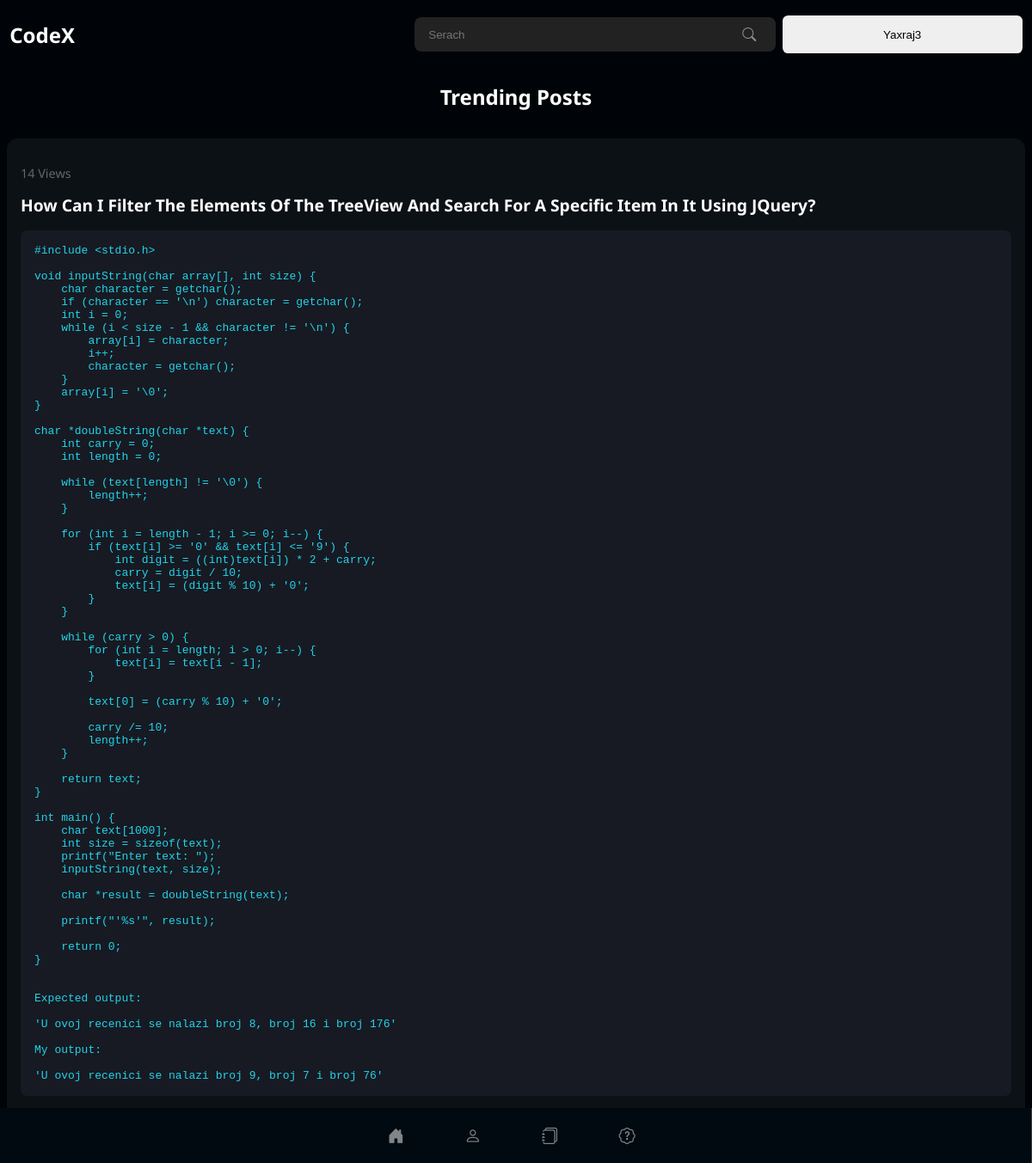
/articles (signed in), run on the app's committed database.
### app.py (models this page shows, shortened)
class User(UserMixin, db.Model):
    id = db.Column(db.Integer, primary_key=True)
    username = db.Column(db.String(30), unique=True)
    email = db.Column(db.String(50), unique=True)
    password = db.Column(db.String(80))
    dob = db.Column(db.Integer)
    tech_stack = db.Column(db.String(80))
    bio = db.Column(db.Text(500))
    occupation = db.Column(db.String(80))
    location = db.Column(db.String(80))
    profile_pic = db.Column(db.String(80), default='default.png')
    github = db.Column(db.String(80))
    linkedin = db.Column(db.String(80))
    twitter = db.Column(db.String(80))
    facebook = db.Column(db.String(80))
    instagram = db.Column(db.String(80))
    website = db.Column(db.String(80))
    created_at = db.Column(db.DateTime, default=datetime.utcnow)
    status = db.Column(db.String(80), default='active')

class Articles(db.Model):
    article_id = db.Column(db.Integer, primary_key=True)
    title = db.Column(db.String(200), nullable=False)
    description = db.Column(db.Text, nullable=False)
    code_snippet = db.Column(db.Text, nullable=True)
    post_by = db.Column(db.String(200), nullable=False)
    date_time = db.Column(db.DateTime, default=datetime.utcnow)
    likes = db.Column(db.Integer, default=0)
    genre = db.Column(db.String(200), nullable=True)
    tags = db.Column(db.String(200), nullable=True)
    views = db.Column(db.Integer, default=0)
    updated_at = db.Column(db.DateTime, onupdate=datetime.utcnow)
    status = db.Column(db.String(200), nullable=False, default='draft')

### app.py (the view)
@app.route("/articles", methods=['GET', 'POST'])
def articles():
    AllArticles = Articles.query.all()
    return render_template("articles.html", allArticles=AllArticles)

### app.py (called while the page is built)
@login_manager.user_loader
def load_user(user_id):
    return User.query.get(int(user_id))

### templates/articles.html (shortened to what this page needs)
{% extends 'base.html' %}
{% block title %} Articles {% endblock title %} {% block bodyblock %}
<div class="wrapper">
    {% include 'sidebar.html' %}
<div class="articles-div-main">
    <h2 style="color: #fff; ">Trending Posts</h2>
    {% for article in allArticles %}
  <div class="article-card" style="width: 100%;">
    <a style="text-decoration: none;" href="/article/{{article.article_id}}">
      <div class="top-bar">
        <span class="views">{{ article.views }} Views</span>
        <div class="buttons">
        </div></div
    >
    <h2 class="title">{{ article.title }}</h2>
    <pre class="code-snippet">{{ article.code_snippet }}</pre>
    <p class="posted-by">
    </p>
    <p class="status"><strong>Status:</strong> {{ article.status }}</p>
  </div></a>
  {% endfor %}
</div></div>
{% endblock bodyblock %}

### templates/base.html (shortened to what this page needs)
<!DOCTYPE html>
<html lang="en">
  <head>
    <link rel="stylesheet" href="../static/styles/style.css" />
    <link
      rel="stylesheet"
      href="https://cdn.jsdelivr.net/npm/bootstrap-icons@1.11.2/font/bootstrap-icons.min.css"
    />
  </head>
  <body>
    <div class="navbar">
      <div class="left">
        <div class="logo">
          <h2 style="color: #fff">CodeX</h2>
        </div>
      </div>
      <div class="right">
        <div class="search">
          <input type="text" placeholder="Serach" /><i class="bi bi-search"></i>
        </div>
        <div class="buttons">
          <button class="login-btn">
            {% if current_user.is_authenticated %}<a
              style="text-decoration: none; color: #000"
              href="/profile"
            >
              {{ current_user.username }}</a
            >
            {% else %}
            <a style="text-decoration: none; color: #000" href="/login"
              >Sign In</a
            >
            {% endif %}
          </button>
        </div>
      </div>
    </div>
    {% block bodyblock %} {% endblock bodyblock %}
  </body>
</html>

### static/styles/style.css (style rules this page uses)
* { margin: 0; padding: 0; box-sizing: border-box; }
body { background-color: #000408; font-family: "Noto Sans", sans-serif; overflow-x: hidden; }
.navbar { width: 100%; height: 5rem; z-index: 999999999; padding: 0rem 3rem; display: flex; align-items: center; justify-content: space-between; position: fixed; background-color: #000408; }
.navbar .left { width: 30%; height: 100%; display: flex; justify-content: flex-end; align-items: center; }
.navbar .left .logo { width: 100%; height: 100%; display: flex; justify-content: flex-start; align-items: center; }
.navbar .right { width: 30%; height: 100%; display: flex; align-items: center; justify-content: flex-end; }
.navbar .right .search { width: 60%; height: 2.5rem; display: flex; align-items: center; background-color: #222; padding: 0rem 1rem; border-radius: 0.5rem; }
.navbar .right .search input { width: 100%; background-color: #222; outline: none; border: none; color: #fff; }
.navbar .right .search .bi-search { color: #fff; padding: 0.4rem; opacity: 50%; }
.navbar .right .buttons { display: flex; align-items: center; }
.navbar .right .buttons .login-btn { padding: 0.8rem 1.6rem; border: none; outline: none; border-radius: 0.4rem; }
@media (max-width: 1200px) { .navbar { padding: 0.7rem; } }
@media (max-width: 1200px) { .navbar .left { width: 30%; height: 100%; } }
@media (max-width: 1200px) { .navbar .right { width: 60%; gap: 0.5rem; } }
@media (max-width: 1200px) { .navbar .right .search { width: 60%; } }
@media (max-width: 1200px) { .navbar .right .buttons { width: 40%; } }
@media (max-width: 1200px) { .navbar .right .buttons .login-btn { width: 100%; padding: 0.9rem 0.3rem; text-wrap: nowrap; overflow: hidden; } }
.wrapper { width: 100%; display: flex; height: 100%; position: static; }
.wrapper .articles-div-main { width: 100%; height: 100vh; overflow-y: scroll; padding: 2rem; padding-top: 6rem; gap: 2rem; display: flex; flex-direction: column; align-items: center; }
.wrapper .articles-div-main .article-card { background-color: #0c1116; display: flex; flex-direction: column; width: 60%; padding: 2rem; gap: 1rem; padding-top: 0rem; border-radius: 1rem; }
.wrapper .articles-div-main .article-card .top-bar { width: 100%; height: 3rem; display: flex; justify-content: space-between; align-items: center; }
.wrapper .articles-div-main .article-card .top-bar .views { color: rgba(255, 255, 255, 0.3568627451); font-size: 0.9rem; }
.wrapper .articles-div-main .article-card .top-bar .buttons { display: flex; gap: 0.4rem; }
.wrapper .articles-div-main .article-card h2 { margin-top: 0; color: #ffffff; text-transform: capitalize; margin-bottom: 1rem; }
.wrapper .articles-div-main .article-card p { color: #fff; }
.wrapper .articles-div-main .article-card .code-snippet { font-family: monospace; padding: 1rem; border-radius: 0.5rem; background-color: #171a22; color: #22d3eb; margin-bottom: 1rem; }
.wrapper .articles-div-main .article-card .posted-by { color: rgba(255, 255, 255, 0.4235294118); font-size: 0.9rem; }
.wrapper .articles-div-main .article-card .status { color: #fff; font-size: 0.9rem; }
@media (max-width: 1200px) { .wrapper .articles-div-main { padding: 0.5rem; padding-top: 6rem; } }
@media (max-width: 1200px) { .wrapper .articles-div-main .article-card { background-color: #0c1116; display: flex; flex-direction: column; width: 100%; padding: 1rem; border-radius: 0.8rem; } }
@media (max-width: 1200px) { .wrapper .articles-div-main .article-card h2 { font-size: 1.2rem; } }
@media (max-width: 1200px) { .wrapper .articles-div-main .article-card .code-snippet { overflow-x: scroll; } }

### data on the page
User: username "Yaxraj3"
Articles: views "14", title "How Can I Filter The Elements Of The TreeView And Search For A Specific Item In It Using JQuery?", code_snippet "#include <stdio.h> void inputString(char array[], int size) { char character = getchar(); if (character == '\\n') character = getchar(); int i = 0; while (i < size - 1 && character != '\\n') { array[i] = character; i++; character = getchar(); } array[i] = '\\0'; } char *doubleString(char *text) { int carry = 0; int length = 0; while (text[length] != '\\0') { length++; } for (int i = length - 1; i >= 0; i--) { if (text[i] >= '0' && text[i] <= '9') { int digit = ((int)text[i]) * 2 + carry; carry = digit / 10; text[i] = (digit % 10) + '0'; } } while (carry > 0) { for (int i = length; i > 0; i--) { text[i] = text[i - 1]; } text[0] = (carry % 10) + '0'; carry /= 10; length++; } return text; } int…"
